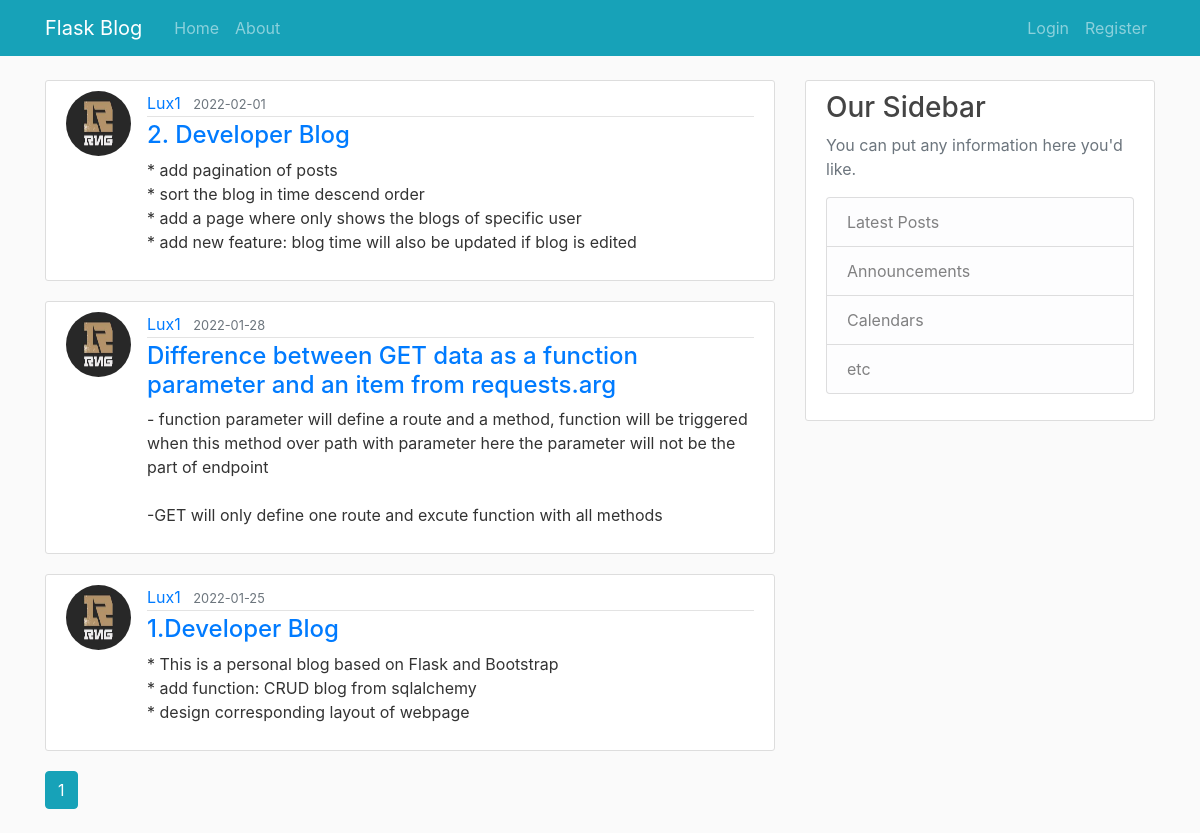
The app's page /home, older data.
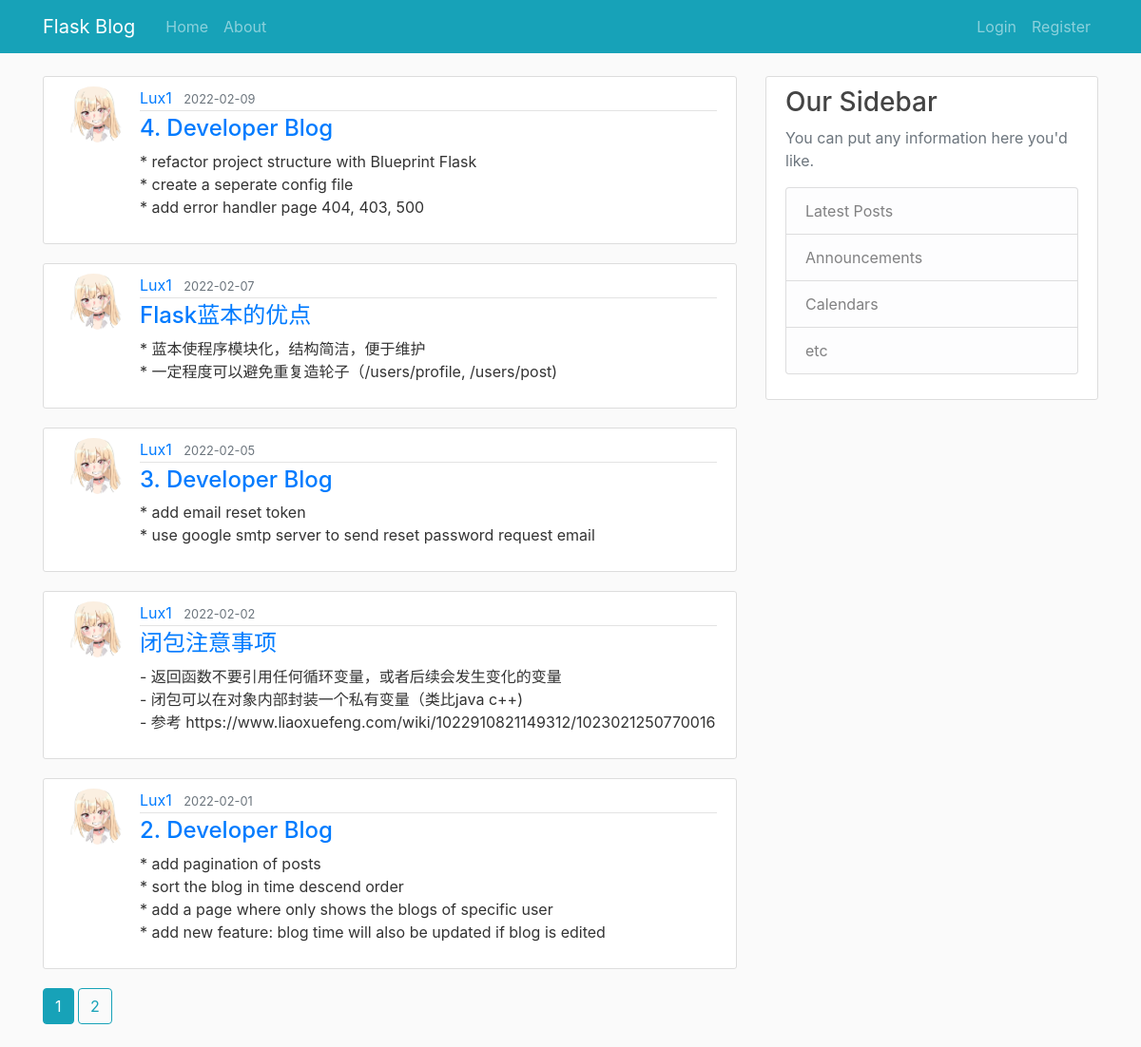
The same page, newer data.
### flaskblog/models.py (models this page shows, shortened)
class Post(db.Model):
    id = db.Column(db.Integer, primary_key=True)
    title = db.Column(db.String(100), nullable=False)
    date_posted = db.Column(db.DateTime, nullable=False, default=datetime.utcnow)
    content = db.Column(db.Text, nullable=False)
    user_id = db.Column(db.Integer, db.ForeignKey('user.id'), nullable=False)

class User(db.Model, UserMixin):
    id = db.Column(db.Integer, primary_key=True)
    username = db.Column(db.String(20), unique=True, nullable=False)
    email = db.Column(db.String(120), unique=True, nullable=False)
    image_file = db.Column(db.String(20), nullable=False, default='default.png')
    password = db.Column(db.String(60), nullable=False)
    posts = db.relationship('Post', backref='author', lazy=True)

### flaskblog/main/routes.py (the view)
@main.route('/')
@main.route('/home')
def home():
    page = request.args.get('page', 1, type=int)
    posts = Post.query.order_by(Post.date_posted.desc()).paginate(page=page, per_page=5)
    return render_template('home.html', posts=posts, title="home")

### flaskblog/templates/home.html
{% extends "template.html" %}
{% block content %}
    {% for post in posts.items %}
        <article class="media content-section">
            {% if post.author.image_file != 'default.png' %}
                <img class="rounded-circle article-img" src="{{url_for('static', filename='profile_img/' + post.author.id|string + '/' + post.author.image_file)}}">
            {% else %}
                <img class="rounded-circle article-img" src="{{'static\\profile_img\\default.png'}}">
            {% endif %}
            <div class="media-body">
                <div class="article-metadata">
                    <a class="mr-2" href="{{url_for('users.user_post', username=post.author.username)}}">{{post.author.username}}</a>
                    <small class="text-muted">{{post.date_posted.strftime('%Y-%m-%d')}}</small>
                </div>
                <h4 class="article-title" ><a href='{{url_for('posts.post', post_id=post.id)}}'>{{post.title}}</a></h2>
                <p class="article-content">{{post.content}}</p>
            </div>
        </article>
    {% endfor %}
    {% for page_num in posts.iter_pages(left_edge=1, right_edge=1, left_current=1, right_current=2) %}
        {% if page_num %}
            {% if posts.page == page_num %}
                <a class="btn btn-info mb-4" href="{{url_for('main.home', page=page_num)}}">{{page_num}}</a>
            {% else %}
                <a class="btn btn-outline-info mb-4" href="{{url_for('main.home', page=page_num)}}">{{page_num}}</a>
            {% endif %}
        {% else %}
            ...
        {% endif %}
    {% endfor %}
{% endblock content %}

Row changes from the older to the newer data that the page shows:
no longer on this page (row unchanged): Post: image_file (picture), author.username "Lux1", date_posted "2022-01-28", title "Difference between GET data as a function parameter and an item from requests.arg", content "- function parameter will define a route and a method, function will be triggered when this method over path with parameter here the parameter will not be the part of endpoint -GET will only define one route and excute function with all methods"
no longer on this page (row unchanged): Post: image_file (picture), author.username "Lux1", date_posted "2022-01-25", title "1.Developer Blog", content "* This is a personal blog based on Flask and Bootstrap * add function: CRUD blog from sqlalchemy * design corresponding layout of webpage"
added Post: image_file (picture), author.username "Lux1", date_posted "2022-02-09", title "4. Developer Blog", content "* refactor project structure with Blueprint Flask * create a seperate config file * add error handler page 404, 403, 500"
added Post: image_file (picture), author.username "Lux1", date_posted "2022-02-07", title "Flask蓝本的优点", content "* 蓝本使程序模块化，结构简洁，便于维护 * 一定程度可以避免重复造轮子（/users/profile, /users/post)"
added Post: image_file (picture), author.username "Lux1", date_posted "2022-02-05", title "3. Developer Blog", content "* add email reset token * use google smtp server to send reset password request email"
added Post: image_file (picture), author.username "Lux1", date_posted "2022-02-02", title "闭包注意事项", content "- 返回函数不要引用任何循环变量，或者后续会发生变化的变量 - 闭包可以在对象内部封装一个私有变量（类比java c++) - 参考 https://www.liaoxuefeng.com/wiki/1022910821149312/1023021250770016"
changed through a linked row, Post "2. Developer Blog": image_file: a different picture
Text that changed along with them:
new list line: "2"
